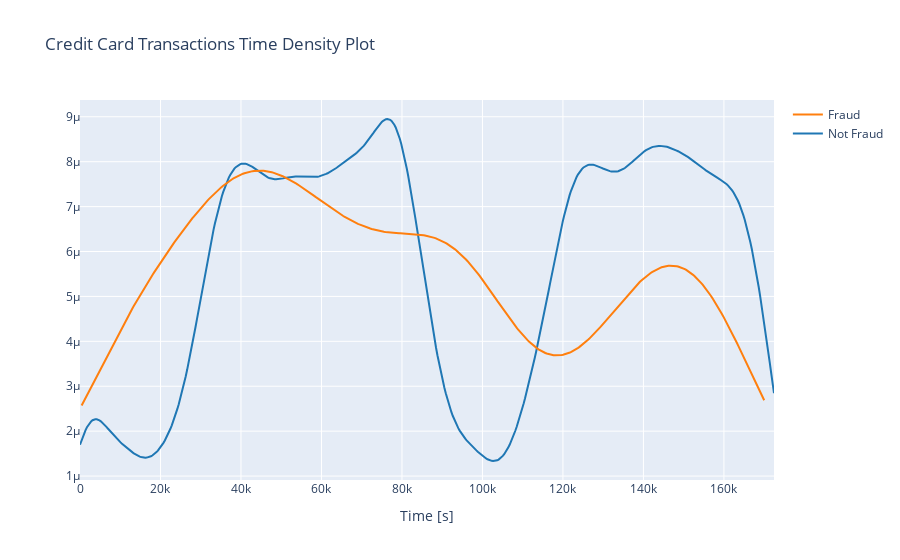
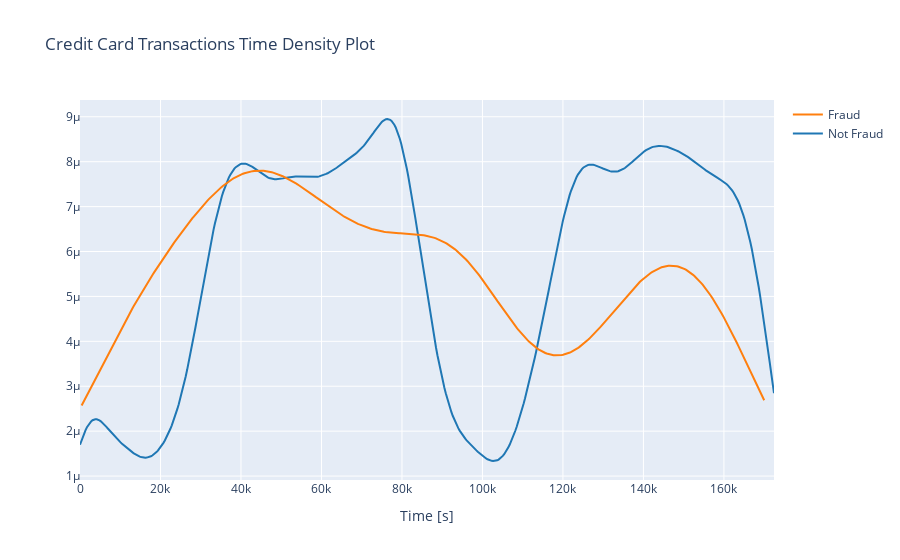

The cell these charts' notebook holds for them, in order:
### Markdown cell above
## Transactions in time

### Code cell
%matplotlib inline
class_0 = data_df.loc[data_df['Class'] == 0]["Time"]
class_1 = data_df.loc[data_df['Class'] == 1]["Time"]

hist_data = [class_0, class_1]
group_labels = ['Not Fraud', 'Fraud']

fig = ff.create_distplot(hist_data, group_labels, show_hist=False, show_rug=False)
fig['layout'].update(title='Credit Card Transactions Time Density Plot', xaxis=dict(title='Time [s]'))
iplot(fig, filename='dist_only')
fig.show();

### Figure 1 — Plotly figure (JSON) as saved in the notebook; plotly's stock layout.template omitted (floating-point values rounded to 4 significant figures; data arrays with more than 128 entries replaced by an {"elided": "..."} marker saying what was removed)
{"data": [{"showlegend": true, "legendgroup": "Not Fraud", "name": "Not Fraud", "yaxis": "y", "y": {"elided": "500 float values"}, "mode": "lines", "xaxis": "x", "marker": {"color": "rgb(31, 119, 180)"}, "x": {"elided": "500 float values"}, "type": "scatter"}, {"showlegend": true, "legendgroup": "Fraud", "name": "Fraud", "yaxis": "y", "y": {"elided": "500 float values"}, "mode": "lines", "xaxis": "x", "marker": {"color": "rgb(255, 127, 14)"}, "x": {"elided": "500 float values"}, "type": "scatter"}], "layout": {"title": {"text": "Credit Card Transactions Time Density Plot"}, "yaxis": {"position": 0, "domain": [0, 1], "anchor": "free"}, "barmode": "overlay", "xaxis": {"zeroline": false, "domain": [0, 1], "anchor": "y2", "title": {"text": "Time [s]"}}, "hovermode": "closest", "legend": {"traceorder": "reversed"}}}

### Figure 2 — Plotly figure (JSON) as saved in the notebook; plotly's stock layout.template omitted (floating-point values rounded to 4 significant figures; data arrays with more than 128 entries replaced by an {"elided": "..."} marker saying what was removed)
{"data": [{"showlegend": true, "legendgroup": "Not Fraud", "name": "Not Fraud", "yaxis": "y", "y": {"elided": "500 float values"}, "mode": "lines", "xaxis": "x", "marker": {"color": "rgb(31, 119, 180)"}, "x": {"elided": "500 float values"}, "type": "scatter"}, {"showlegend": true, "legendgroup": "Fraud", "name": "Fraud", "yaxis": "y", "y": {"elided": "500 float values"}, "mode": "lines", "xaxis": "x", "marker": {"color": "rgb(255, 127, 14)"}, "x": {"elided": "500 float values"}, "type": "scatter"}], "layout": {"title": {"text": "Credit Card Transactions Time Density Plot"}, "yaxis": {"position": 0, "domain": [0, 1], "anchor": "free"}, "barmode": "overlay", "xaxis": {"zeroline": false, "domain": [0, 1], "anchor": "y2", "title": {"text": "Time [s]"}}, "hovermode": "closest", "legend": {"traceorder": "reversed"}}}
